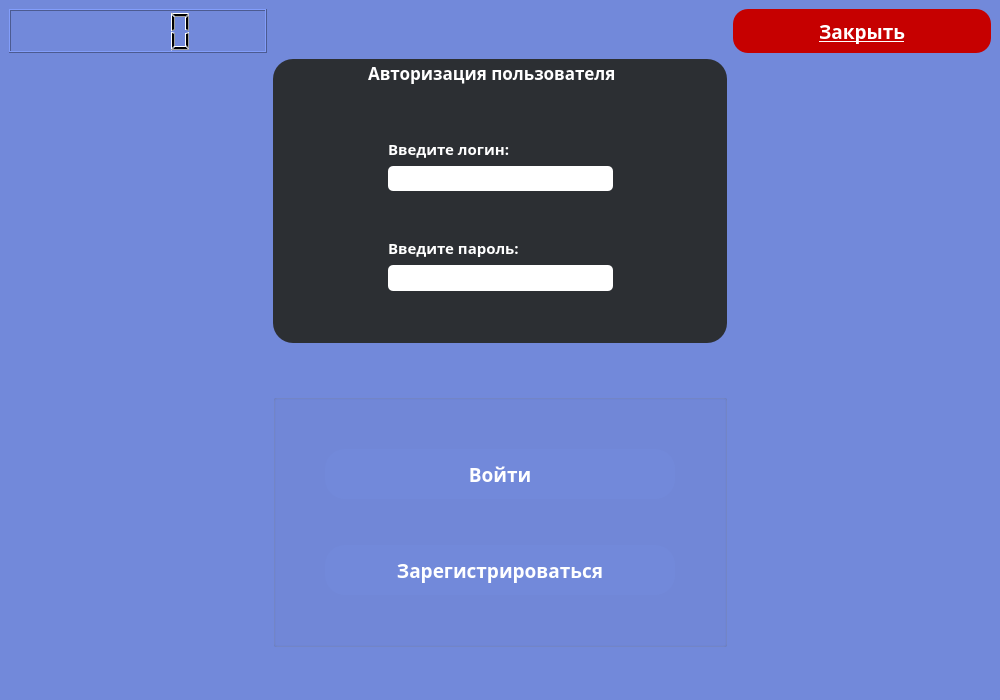
<?xml version="1.0" encoding="UTF-8"?>
<ui version="4.0">
 <class>AuthWindow</class>
 <widget class="QMainWindow" name="AuthWindow">
  <property name="geometry">
   <rect>
    <x>0</x>
    <y>0</y>
    <width>1000</width>
    <height>700</height>
   </rect>
  </property>
  <property name="font">
   <font>
    <family>gg sans</family>
    <bold>false</bold>
   </font>
  </property>
  <property name="windowTitle">
   <string>Авторизация пользователя</string>
  </property>
  <property name="styleSheet">
   <string notr="true">background-color: rgb(114, 137, 218);</string>
  </property>
  <widget class="QWidget" name="centralwidget">
   <layout class="QGridLayout" name="gridLayout">
    <item row="1" column="0">
     <spacer name="horizontalSpacer">
      <property name="orientation">
       <enum>Qt::Horizontal</enum>
      </property>
      <property name="sizeHint" stdset="0">
       <size>
        <width>40</width>
        <height>20</height>
       </size>
      </property>
     </spacer>
    </item>
    <item row="2" column="1">
     <spacer name="verticalSpacer">
      <property name="orientation">
       <enum>Qt::Vertical</enum>
      </property>
      <property name="sizeHint" stdset="0">
       <size>
        <width>20</width>
        <height>40</height>
       </size>
      </property>
     </spacer>
    </item>
    <item row="0" column="2">
     <widget class="QPushButton" name="pushButton_3">
      <property name="maximumSize">
       <size>
        <width>275</width>
        <height>76</height>
       </size>
      </property>
      <property name="font">
       <font>
        <family>gg sans</family>
        <pointsize>14</pointsize>
        <bold>true</bold>
        <underline>true</underline>
       </font>
      </property>
      <property name="styleSheet">
       <string notr="true">background-color: rgb(198, 0, 0);
color: rgb(255, 255, 255);
border-radius: 15px;</string>
      </property>
      <property name="text">
       <string>Закрыть</string>
      </property>
     </widget>
    </item>
    <item row="0" column="0">
     <widget class="QLCDNumber" name="lcdNumber">
      <property name="maximumSize">
       <size>
        <width>276</width>
        <height>76</height>
       </size>
      </property>
     </widget>
    </item>
    <item row="1" column="2">
     <spacer name="horizontalSpacer_2">
      <property name="orientation">
       <enum>Qt::Horizontal</enum>
      </property>
      <property name="sizeHint" stdset="0">
       <size>
        <width>40</width>
        <height>20</height>
       </size>
      </property>
     </spacer>
    </item>
    <item row="1" column="1">
     <widget class="QGroupBox" name="groupBox">
      <property name="minimumSize">
       <size>
        <width>300</width>
        <height>250</height>
       </size>
      </property>
      <property name="font">
       <font>
        <family>gg sans</family>
        <pointsize>13</pointsize>
        <bold>true</bold>
       </font>
      </property>
      <property name="styleSheet">
       <string notr="true">background-color: rgb(44, 47, 51);
color: rgb(255, 255, 255);
border-radius: 20px;
</string>
      </property>
      <property name="title">
       <string>                     Авторизация пользователя</string>
      </property>
      <layout class="QGridLayout" name="gridLayout_3">
       <item row="5" column="1">
        <widget class="QLineEdit" name="lineEdit_2">
         <property name="minimumSize">
          <size>
           <width>225</width>
           <height>25</height>
          </size>
         </property>
         <property name="font">
          <font>
           <family>gg sans</family>
           <pointsize>13</pointsize>
           <bold>true</bold>
          </font>
         </property>
         <property name="styleSheet">
          <string notr="true">background-color: rgb(255, 255, 255);
border-radius: 5px;
color: rgb(0, 0, 0);</string>
         </property>
        </widget>
       </item>
       <item row="6" column="1">
        <spacer name="verticalSpacer_8">
         <property name="orientation">
          <enum>Qt::Vertical</enum>
         </property>
         <property name="sizeHint" stdset="0">
          <size>
           <width>20</width>
           <height>40</height>
          </size>
         </property>
        </spacer>
       </item>
       <item row="1" column="1">
        <widget class="QLabel" name="label">
         <property name="minimumSize">
          <size>
           <width>150</width>
           <height>16</height>
          </size>
         </property>
         <property name="font">
          <font>
           <family>gg sans</family>
           <pointsize>11</pointsize>
           <bold>true</bold>
          </font>
         </property>
         <property name="styleSheet">
          <string notr="true"/>
         </property>
         <property name="text">
          <string>Введите логин:</string>
         </property>
        </widget>
       </item>
       <item row="2" column="1">
        <widget class="QLineEdit" name="lineEdit">
         <property name="minimumSize">
          <size>
           <width>225</width>
           <height>25</height>
          </size>
         </property>
         <property name="font">
          <font>
           <family>gg sans</family>
           <pointsize>12</pointsize>
           <bold>true</bold>
          </font>
         </property>
         <property name="styleSheet">
          <string notr="true">background-color: rgb(255, 255, 255);
border-radius: 5px;
color: rgb(0, 0, 0);</string>
         </property>
        </widget>
       </item>
       <item row="1" column="2">
        <spacer name="horizontalSpacer_8">
         <property name="orientation">
          <enum>Qt::Horizontal</enum>
         </property>
         <property name="sizeHint" stdset="0">
          <size>
           <width>40</width>
           <height>20</height>
          </size>
         </property>
        </spacer>
       </item>
       <item row="1" column="0">
        <spacer name="horizontalSpacer_7">
         <property name="orientation">
          <enum>Qt::Horizontal</enum>
         </property>
         <property name="sizeHint" stdset="0">
          <size>
           <width>40</width>
           <height>20</height>
          </size>
         </property>
        </spacer>
       </item>
       <item row="0" column="1">
        <spacer name="verticalSpacer_7">
         <property name="orientation">
          <enum>Qt::Vertical</enum>
         </property>
         <property name="sizeHint" stdset="0">
          <size>
           <width>20</width>
           <height>40</height>
          </size>
         </property>
        </spacer>
       </item>
       <item row="4" column="1">
        <widget class="QLabel" name="label_2">
         <property name="minimumSize">
          <size>
           <width>150</width>
           <height>16</height>
          </size>
         </property>
         <property name="font">
          <font>
           <family>gg sans</family>
           <pointsize>11</pointsize>
           <bold>true</bold>
          </font>
         </property>
         <property name="styleSheet">
          <string notr="true"/>
         </property>
         <property name="text">
          <string>Введите пароль:</string>
         </property>
        </widget>
       </item>
       <item row="3" column="1">
        <spacer name="verticalSpacer_9">
         <property name="orientation">
          <enum>Qt::Vertical</enum>
         </property>
         <property name="sizeHint" stdset="0">
          <size>
           <width>20</width>
           <height>40</height>
          </size>
         </property>
        </spacer>
       </item>
      </layout>
     </widget>
    </item>
    <item row="3" column="1">
     <widget class="QGroupBox" name="groupBox_2">
      <property name="minimumSize">
       <size>
        <width>420</width>
        <height>180</height>
       </size>
      </property>
      <property name="maximumSize">
       <size>
        <width>16777215</width>
        <height>16777215</height>
       </size>
      </property>
      <property name="styleSheet">
       <string notr="true">background-color: rgb(44, 47, 51);
color: rgb(255, 255, 255);
border-radius: 20px;
QPushButton#pushButton{
	border-color: rgb(77, 77, 115);}</string>
      </property>
      <property name="title">
       <string/>
      </property>
      <layout class="QGridLayout" name="gridLayout_2">
       <item row="3" column="2">
        <spacer name="horizontalSpacer_5">
         <property name="orientation">
          <enum>Qt::Horizontal</enum>
         </property>
         <property name="sizeHint" stdset="0">
          <size>
           <width>40</width>
           <height>20</height>
          </size>
         </property>
        </spacer>
       </item>
       <item row="3" column="0">
        <spacer name="horizontalSpacer_6">
         <property name="orientation">
          <enum>Qt::Horizontal</enum>
         </property>
         <property name="sizeHint" stdset="0">
          <size>
           <width>40</width>
           <height>20</height>
          </size>
         </property>
        </spacer>
       </item>
       <item row="2" column="1">
        <spacer name="verticalSpacer_5">
         <property name="orientation">
          <enum>Qt::Vertical</enum>
         </property>
         <property name="sizeHint" stdset="0">
          <size>
           <width>20</width>
           <height>40</height>
          </size>
         </property>
        </spacer>
       </item>
       <item row="4" column="1">
        <spacer name="verticalSpacer_6">
         <property name="orientation">
          <enum>Qt::Vertical</enum>
         </property>
         <property name="sizeHint" stdset="0">
          <size>
           <width>20</width>
           <height>40</height>
          </size>
         </property>
        </spacer>
       </item>
       <item row="0" column="1">
        <spacer name="verticalSpacer_4">
         <property name="orientation">
          <enum>Qt::Vertical</enum>
         </property>
         <property name="sizeHint" stdset="0">
          <size>
           <width>20</width>
           <height>40</height>
          </size>
         </property>
        </spacer>
       </item>
       <item row="1" column="1">
        <widget class="QPushButton" name="pushButton">
         <property name="minimumSize">
          <size>
           <width>350</width>
           <height>50</height>
          </size>
         </property>
         <property name="maximumSize">
          <size>
           <width>225</width>
           <height>50</height>
          </size>
         </property>
         <property name="font">
          <font>
           <family>gg sans</family>
           <pointsize>14</pointsize>
           <bold>true</bold>
          </font>
         </property>
         <property name="styleSheet">
          <string notr="true">background-color: rgb(114, 137, 218);
color: rgb(255, 255, 255);
border-radius: 20px;</string>
         </property>
         <property name="text">
          <string>Войти</string>
         </property>
        </widget>
       </item>
       <item row="3" column="1">
        <widget class="QPushButton" name="pushButton_2">
         <property name="minimumSize">
          <size>
           <width>350</width>
           <height>50</height>
          </size>
         </property>
         <property name="maximumSize">
          <size>
           <width>351</width>
           <height>51</height>
          </size>
         </property>
         <property name="font">
          <font>
           <family>gg sans</family>
           <pointsize>14</pointsize>
           <bold>true</bold>
          </font>
         </property>
         <property name="styleSheet">
          <string notr="true">background-color: rgb(114, 137, 218);
color: rgb(255, 255, 255);
border-radius: 20px;</string>
         </property>
         <property name="text">
          <string>Зарегистрироваться</string>
         </property>
        </widget>
       </item>
       <item row="1" column="0">
        <spacer name="horizontalSpacer_3">
         <property name="orientation">
          <enum>Qt::Horizontal</enum>
         </property>
         <property name="sizeHint" stdset="0">
          <size>
           <width>40</width>
           <height>20</height>
          </size>
         </property>
        </spacer>
       </item>
       <item row="1" column="2">
        <spacer name="horizontalSpacer_4">
         <property name="orientation">
          <enum>Qt::Horizontal</enum>
         </property>
         <property name="sizeHint" stdset="0">
          <size>
           <width>40</width>
           <height>20</height>
          </size>
         </property>
        </spacer>
       </item>
      </layout>
     </widget>
    </item>
    <item row="4" column="1">
     <spacer name="verticalSpacer_3">
      <property name="orientation">
       <enum>Qt::Vertical</enum>
      </property>
      <property name="sizeHint" stdset="0">
       <size>
        <width>20</width>
        <height>40</height>
       </size>
      </property>
     </spacer>
    </item>
    <item row="0" column="1">
     <spacer name="verticalSpacer_2">
      <property name="orientation">
       <enum>Qt::Vertical</enum>
      </property>
      <property name="sizeHint" stdset="0">
       <size>
        <width>20</width>
        <height>40</height>
       </size>
      </property>
     </spacer>
    </item>
   </layout>
  </widget>
 </widget>
 <resources/>
 <connections/>
</ui>
